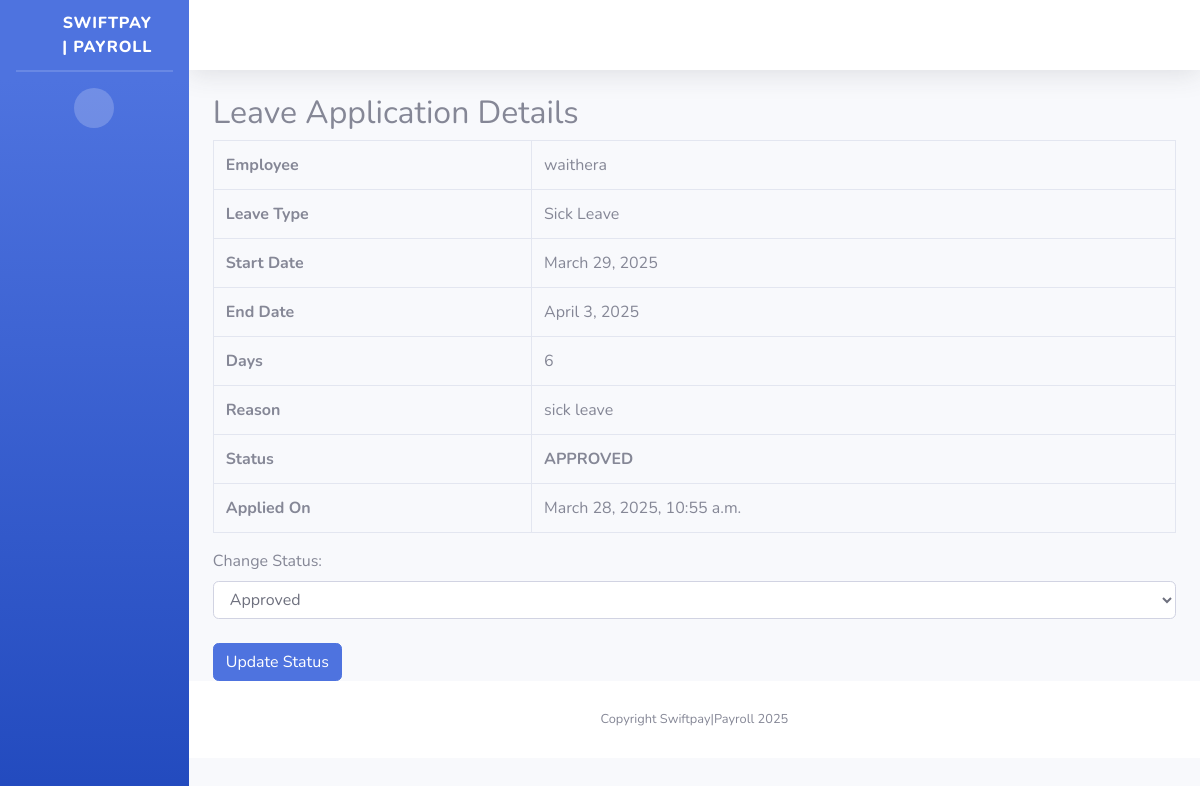
Page /leave-applications/1/ on the committed database.
### mywebsite/models.py (models this page shows, shortened)
class LeaveApplication(models.Model):
    STATUS_CHOICES = [
        ('PENDING', 'Pending'),
        ('APPROVED', 'Approved'),
        ('REJECTED', 'Rejected')
    ]
    employee = models.ForeignKey(CustomUser, on_delete=models.CASCADE)
    leave_type = models.ForeignKey(LeaveType, on_delete=models.CASCADE)
    start_date = models.DateField()
    end_date = models.DateField()
    days = models.IntegerField()
    reason = models.TextField()
    status = models.CharField(max_length=10, choices=STATUS_CHOICES, default='PENDING')
    applied_on = models.DateTimeField(auto_now_add=True)

class CustomUser(AbstractUser):
    GENDER_CHOICES = [
        ('M', 'Male'),
        ('F', 'Female'),
        ('O', 'Other')
    ]
    employee_id = models.CharField(max_length=20, unique=True)
    date_of_birth = models.DateField(null=True, blank=True)
    gender = models.CharField(max_length=1, choices=GENDER_CHOICES)
    phone_number = models.CharField(max_length=15, blank=True)
    address = models.TextField(blank=True)
    joined_date = models.DateField(default=timezone.now)
    role = models.ForeignKey(EmployeeRole, on_delete=models.SET_NULL, null=True)
    department = models.ForeignKey(Department, on_delete=models.SET_NULL, null=True)
    is_active_employee = models.BooleanField(default=True)
    middle_name = models.CharField(max_length=255, null=True, blank=True)
    residential_status = models.CharField(max_length=2, choices=[
        ('R', 'Resident'),
        ('NR', 'Non-Resident')
    ], null=True, blank=True)
    national_id = models.CharField(max_length=10, null=True, blank=True)
    kra_pin = models.CharField(max_length=11, null=True, blank=True)
    nssf_no = models.CharField(max_length=15, null=True, blank=True)
    nhif_no = models.CharField(max_length=15, null=True, blank=True)
    passport_photo = models.ImageField(upload_to='employee_photos/', blank=True, null=True)
    basic_salary = models.DecimalField(max_digits=10, decimal_places=2, null=True, blank=True)
    bank = models.CharField(max_length=50, null=True, blank=True)
    bank_account_name = models.CharField(max_length=255, null=True, blank=True)
    bank_account_number = models.CharField(max_length=35, null=True, blank=True)
    bank_branch = models.CharField(max_length=40, null=True, blank=True)
    employee_personal_number = models.CharField(max_length=50, null=True, blank=True)
    date_of_employment = models.DateField(null=True, blank=True)
    contract_type = models.CharField(choices=[
        ('P', 'Permanent'),
        ('T', 'Temporary')
    ], max_length=1, null=True, blank=True)
    job_title = models.CharField(max_length=50, null=True, blank=True)
    employee_email = models.EmailField(null=True, blank=True)
    mobile_phone = models.CharField(max_length=15, null=True, blank=True)

class LeaveType(models.Model):
    name = models.CharField(max_length=50)
    max_days_per_year = models.IntegerField()

### mywebsite/views.py (the view)
# urls.py: path('leave-applications/<int:pk>/', views.leave_application_detail, name='leave_application_detail'),
def leave_application_detail(request, pk):
    leave_application = get_object_or_404(LeaveApplication, pk=pk)
    return render(request, 'leave_application_detail.html', {'leave_application': leave_application})

### templates/leave_application_detail.html (shortened to what this page needs)
{% extends "base.html" %}
{% block content %}
<div class="container">
    <h2>Leave Application Details</h2>
    <table class="table table-bordered">
        <tr><th>Employee</th><td>{{ leave_application.employee.username }}</td></tr>
        <tr><th>Leave Type</th><td>{{ leave_application.leave_type.name }}</td></tr>
        <tr><th>Start Date</th><td>{{ leave_application.start_date }}</td></tr>
        <tr><th>End Date</th><td>{{ leave_application.end_date }}</td></tr>
        <tr><th>Days</th><td>{{ leave_application.days }}</td></tr>
        <tr><th>Reason</th><td>{{ leave_application.reason }}</td></tr>
        <tr><th>Status</th><td><strong>{{ leave_application.status }}</strong></td></tr>
        <tr><th>Applied On</th><td>{{ leave_application.applied_on }}</td></tr>
    </table>
    <form method="post" action="{% url 'update_leave_status' leave_application.pk %}">
        <label for="status">Change Status:</label>
        <select name="status" class="form-control">
            <option value="APPROVED" {% if leave_application.status == "APPROVED" %}selected{% endif %}>Approved</option>
        </select>
        <br>
        <button type="submit" class="btn btn-primary">Update Status</button>
    </form>
</div>
{% endblock %}

### rows in the picture
LeaveApplication: employee.username "waithera", leave_type.name "Sick Leave", start_date "March 29, 2025", end_date "April 3, 2025", days "6", reason "sick leave", status "APPROVED", applied_on "March 28, 2025, 10:55 a.m.", status "Approved"
